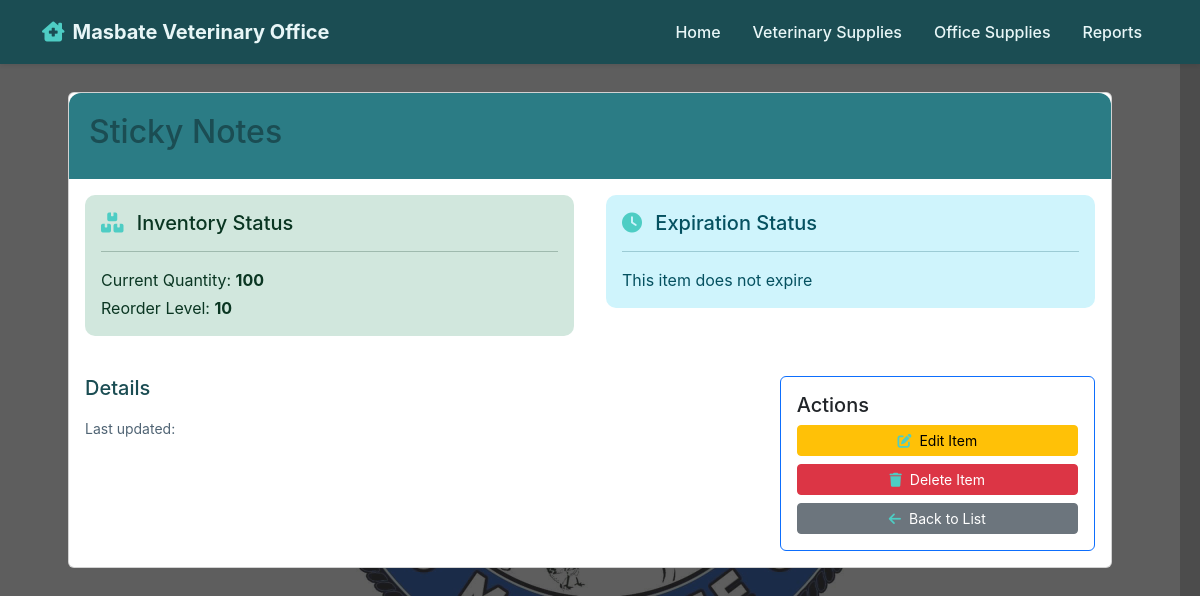
Screenshot of /office/supplies/1/ (signed in) with the database file from the repository.
### office_supplies/models.py (models this page shows, shortened)
class OfficeSupply(models.Model):
    name = models.CharField(max_length=200)
    category = models.ForeignKey('OfficeCategory', on_delete=models.PROTECT)
    quantity = models.PositiveIntegerField()
    reorder_level = models.PositiveIntegerField(default=10)
    expiration_date = models.DateField(null=True, blank=True)
    description = models.TextField(blank=True)
    class Meta:
        verbose_name_plural = "Office Supplies"
    @property
    def needs_reorder(self):
        return self.quantity <= self.reorder_level
    @property
    def expiration_status(self):
        if not self.expiration_date:
            return 'non-expiring'

### office_supplies/views.py (the view)
# urls.py: path('supplies/<int:pk>/', OfficeSupplyDetail.as_view(), name='supply-detail'),
class OfficeSupplyDetail(LoginRequiredMixin, DetailView):
    model = OfficeSupply
    template_name = 'office_supplies/detail.html'

### office_supplies/templates/office_supplies/detail.html (shortened to what this page needs)
{% extends 'base.html' %}
{% block content %}
<div class="container mt-4">
    <div class="card">
        <div class="card-header">
            <h2>{{ object.name }}</h2>
        </div>
        <div class="card-body">
            <div class="row mb-4">
                <div class="col-md-6">
                    <div class="alert {% if object.needs_reorder %}alert-danger{% else %}alert-success{% endif %}">
                        <h5 class="alert-heading">
                            <i class="fas fa-boxes me-2"></i>
                            Inventory Status
                        </h5>
                        <hr>
                        <p class="mb-1">
                            Current Quantity: <strong>{{ object.quantity }}</strong>
                        </p>
                        <p class="mb-0">
                            Reorder Level: <strong>{{ object.reorder_level }}</strong>
                        </p>
                    </div>
                </div>
                <div class="col-md-6">
                    <div class="alert
                        {% if object.expiration_status == 'expired' %}alert-dark
                        {% elif object.expiration_status == 'critical' %}alert-danger
                        {% elif object.expiration_status == 'warning' %}alert-warning
                        {% else %}alert-info{% endif %}">
                        <h5 class="alert-heading">
                            <i class="fas fa-clock me-2"></i>
                            Expiration Status
                        </h5>
                        <hr>
                        {% if object.expiration_date %}
                            <p class="mb-1">
                                Date: <strong>{{ object.expiration_date|date:"M d, Y" }}</strong>
                            </p>
                            <p class="mb-0">
                                Status: <strong>{{ object.expiration_status|title }}</strong>
                            </p>
                        {% else %}
                            <p class="mb-0">This item does not expire</p>
                        {% endif %}
                    </div>
                </div>
            </div>
            <div class="row">
                <div class="col-md-8">
                    <h5 class="mb-3">Details</h5>
                    <small class="text-muted">
                        Last updated: {{ object.last_updated|date:"M d, Y H:i" }}
                    </small>
                </div>
                <div class="col-md-4">
                    <div class="card border-primary">
                        <div class="card-body">
                            <h5 class="card-title">Actions</h5>
                            <div class="d-grid gap-2">
                                <a href="{% url 'office_supplies:supply-update' object.pk %}"
                                   class="btn btn-warning btn-sm">
                                   <i class="fas fa-edit me-2"></i>Edit Item
                                </a>
                                <a href="{% url 'office_supplies:supply-delete' object.pk %}"
                                   class="btn btn-danger btn-sm">
                                   <i class="fas fa-trash me-2"></i>Delete Item
                                </a>
                                <a href="{% url 'office_supplies:supply-list' %}"
                                   class="btn btn-secondary btn-sm">
                                   <i class="fas fa-arrow-left me-2"></i>Back to List
                                </a>
                            </div>
                        </div>
                    </div>
                </div>
            </div>
        </div>
    </div>
</div>
{% endblock %}

### rows the page displays
OfficeSupply: name "Sticky Notes", quantity "100", reorder_level "10"
